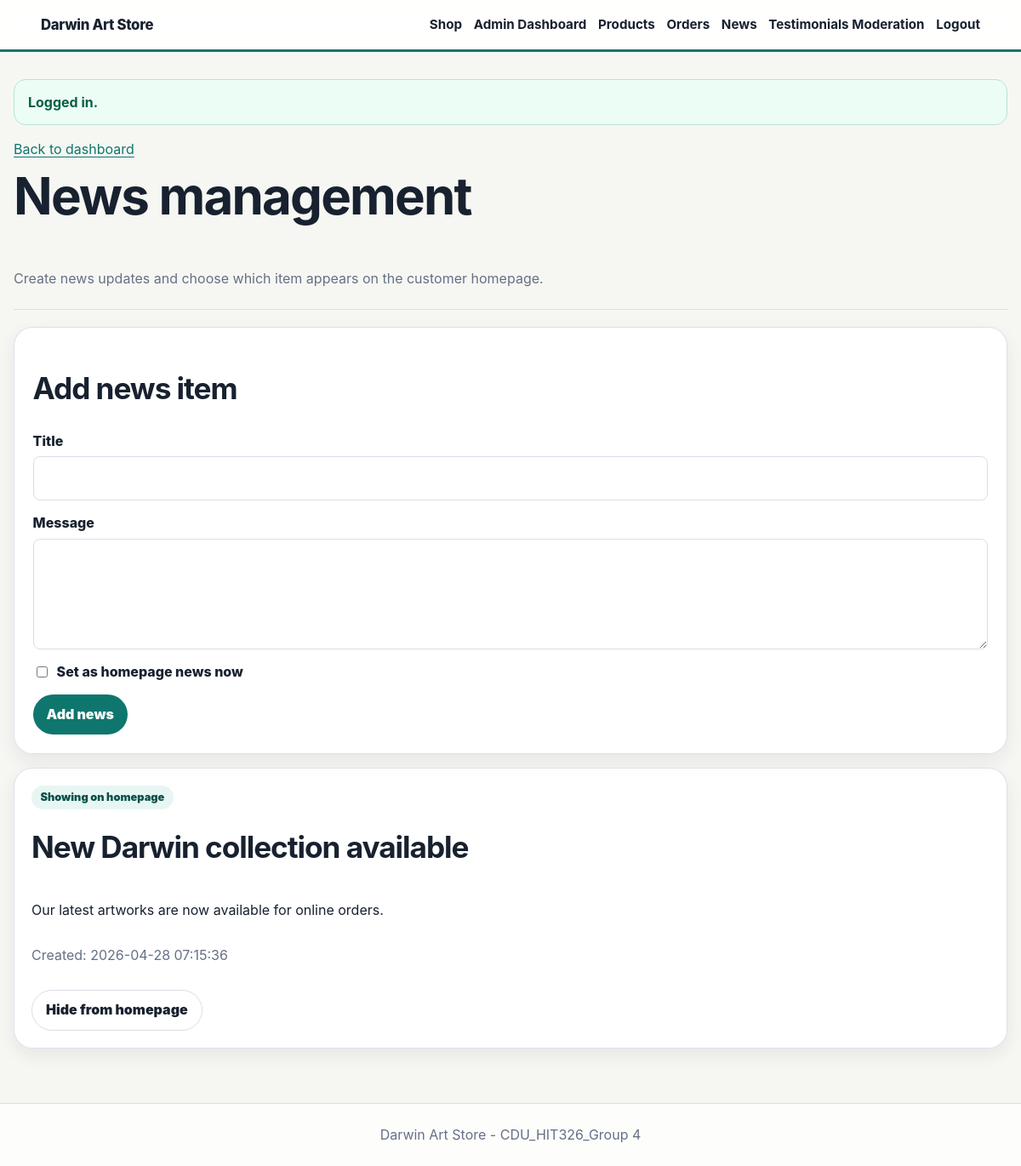
The app's page /admin/news.php (signed in), older data.
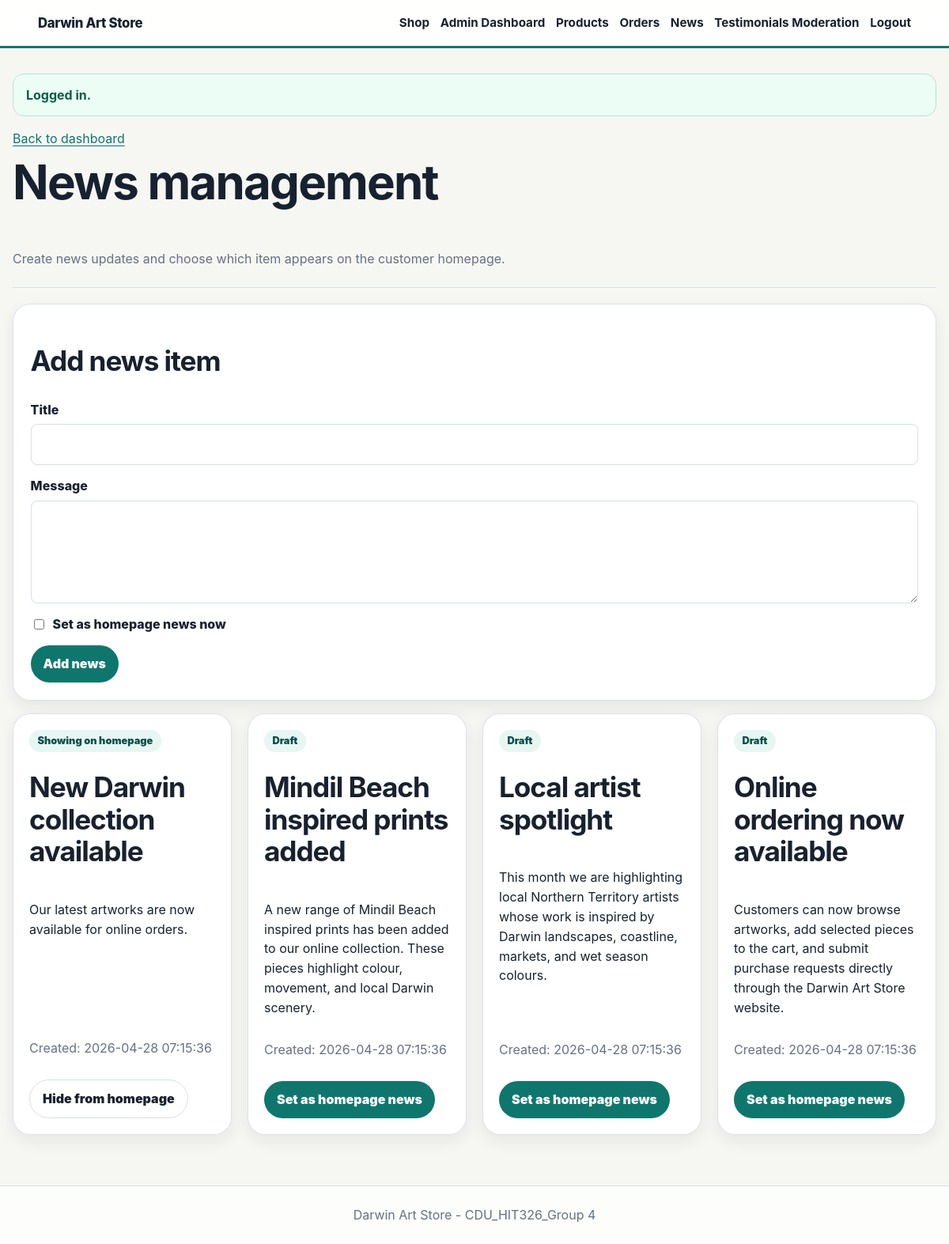
The same page, newer data.
### tables this page shows
CREATE TABLE IF NOT EXISTS news (
    news_id INT AUTO_INCREMENT PRIMARY KEY,
    title VARCHAR(160) NOT NULL,
    message TEXT NOT NULL,
    is_published TINYINT(1) NOT NULL DEFAULT 1,
    created_at TIMESTAMP DEFAULT CURRENT_TIMESTAMP
);

### src/bootstrap.php (called while the page is built, shortened)
<?php
$config = require __DIR__ . '/config.php';
spl_autoload_register(function (string $class): void {
    $prefix = 'App\\';
    $path = __DIR__ . '/' . str_replace('\\', '/', substr($class, strlen($prefix))) . '.php';
});
require __DIR__ . '/functions.php';
$session = new App\Core\Session();
$database = new App\Core\Database($config['db']);
$products = new App\Repository\ProductRepository($database);
$news = new App\Repository\NewsRepository($database);
$testimonials = new App\Repository\TestimonialRepository($database);
$admins = new App\Repository\AdminRepository($database);
$orders = new App\Repository\OrderRepository($database);
$cart = new App\Service\CartService($session, $products);
$auth = new App\Service\AuthService($session, $admins);
$csrf = new App\Core\Csrf($session);
$notifier = new App\Service\FileOrderNotifier(
    $config['business_email'],
    dirname(__DIR__) . '/storage/mail/orders.log'
);
$checkout = new App\Service\CheckoutService($cart, $orders, $notifier);
$view = new App\Core\View($config, $session, $cart, $auth);
$container = compact(
    'config',
    'session',
    'database',
    'products',
    'news',
    'testimonials',
    'admins',
    'orders',
    'cart',
    'auth',
    'csrf',
    'notifier',
    'checkout',
    'view'
);

### src/config.php (called while the page is built)
<?php
return [
    'app_name' => getenv('APP_NAME') ?: 'Darwin Art Store',
    'business_email' => getenv('ORDER_HANDLING_EMAIL') ?: 'orders@example.com',
    'db' => [
        'host' => getenv('DB_HOST') ?: '127.0.0.1',
        'port' => getenv('DB_PORT') ?: '3306',
        'name' => getenv('DB_NAME') ?: 'art_store',
        'user' => getenv('DB_USER') ?: 'root',
        'pass' => getenv('DB_PASSWORD') ?: '',
    ],
];

### src/functions.php (called while the page is built, shortened)
<?php
function e(?string $value): string
{
    return htmlspecialchars($value ?? '', ENT_QUOTES, 'UTF-8');
}
function app(string $key): mixed
{
    global $container;
    return $container[$key] ?? throw new InvalidArgumentException("Service [$key] is not registered.");
}

### src/Core/Database.php (called while the page is built, shortened)
<?php
final class Database
{
    public function connection(): PDO
    {
        $dsn = sprintf(
            'mysql:host=%s;port=%s;dbname=%s;charset=utf8mb4',
            $this->config['host'],
            $this->config['port'],
            $this->config['name']
        );
        $this->pdo = new PDO($dsn, $this->config['user'], $this->config['pass'], [
            PDO::ATTR_ERRMODE => PDO::ERRMODE_EXCEPTION,
            PDO::ATTR_DEFAULT_FETCH_MODE => PDO::FETCH_ASSOC,
        ]);
        return $this->pdo;
    }
    public function fetchAll(string $sql, array $params = []): array
    {
        $stmt = $this->connection()->prepare($sql);
        $stmt->execute($params);
        return $stmt->fetchAll();
    }
}

### src/Repository/NewsRepository.php (called while the page is built, shortened)
<?php
final class NewsRepository
{
    public function all(): array
    {
        return $this->database->fetchAll(
            'SELECT * FROM news ORDER BY created_at DESC'
        );
    }
}

### public/admin/news.php (the view, shortened to what the changed rows need)
<?php
require __DIR__ . '/../../src/bootstrap.php';
$newsRepository = app('news');
$view = app('view');
$view->header('News');
try {
    $newsItems = $newsRepository->all();
} catch (Throwable $error) {
    echo '<p class="error">' . e(dbErrorMessage($error)) . '</p>';
    $view->footer();
    exit;
}
?>
<section class="admin-page-header">
    <h1>News management</h1>
</section>
<section class="panel">
    <h2>Add news item</h2>
</section>
<?php if (!$newsItems): ?>
    <section class="panel empty-state">
        <h2>No news items yet</h2>
        <p>Create a news item and select it for the customer homepage.</p>
    </section>
<?php else: ?>
<section class="grid admin-list-grid">
    <?php foreach ($newsItems as $news): ?>
        <article class="card admin-card admin-news-card">
            <?php if ((int) $news['is_published'] === 1): ?>
                <p class="badge">Showing on homepage</p>
            <?php else: ?>
                <p class="badge">Draft</p>
            <?php endif; ?>
            <h2><?= e($news['title']) ?></h2>
            <p><?= nl2br(e($news['message'])) ?></p>
            <p class="muted">
                Created: <?= e($news['created_at']) ?>
            </p>
            <div class="actions admin-news-actions">
                <?php if ((int) $news['is_published'] !== 1): ?>
                    <form method="post" action="/admin/news.php">
                        <button type="submit">Set as homepage news</button>
                    </form>
                <?php else: ?>
                    <form method="post" action="/admin/news.php">
                        <button class="secondary" type="submit">Hide from homepage</button>
                    </form>
                <?php endif; ?>
            </div>
        </article>
    <?php endforeach; ?>
</section>
<?php endif; ?>

Row changes from the older to the newer data that the page shows:
added news: is_published "Draft", title "Mindil Beach inspired prints added", message "A new range of Mindil Beach inspired prints has been added to our online collection. These pieces highlight colour, movement, and local Darwin scenery.", created_at "2026-04-28 07:15:36"
added news: is_published "Draft", title "Local artist spotlight", message "This month we are highlighting local Northern Territory artists whose work is inspired by Darwin landscapes, coastline, markets, and wet season colours.", created_at "2026-04-28 07:15:36"
added news: is_published "Draft", title "Online ordering now available", message "Customers can now browse artworks, add selected pieces to the cart, and submit purchase requests directly through the Darwin Art Store website.", created_at "2026-04-28 07:15:36"
